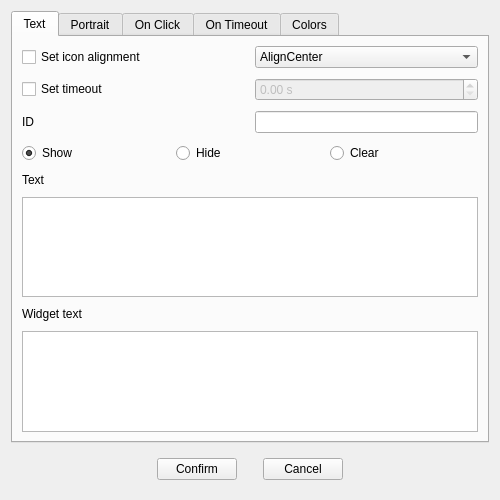
<?xml version="1.0" encoding="UTF-8"?>
<ui version="4.0">
 <class>CNotificationSnippetOverlay</class>
 <widget class="COverlayBase" name="CNotificationSnippetOverlay">
  <property name="geometry">
   <rect>
    <x>0</x>
    <y>0</y>
    <width>500</width>
    <height>500</height>
   </rect>
  </property>
  <property name="windowTitle">
   <string>Form</string>
  </property>
  <layout class="QGridLayout" name="gridLayout">
   <item row="0" column="0">
    <widget class="QTabWidget" name="pTabWidget">
     <property name="currentIndex">
      <number>0</number>
     </property>
     <widget class="QWidget" name="pTextPage">
      <attribute name="title">
       <string>Text</string>
      </attribute>
      <layout class="QGridLayout" name="gridLayout_4">
       <property name="spacing">
        <number>10</number>
       </property>
       <item row="1" column="0">
        <widget class="QCheckBox" name="pSetTimeoutTimeCheckBox">
         <property name="text">
          <string>Set timeout</string>
         </property>
        </widget>
       </item>
       <item row="0" column="1">
        <widget class="QComboBox" name="pOrientationComboBox">
         <property name="currentIndex">
          <number>2</number>
         </property>
         <item>
          <property name="text">
           <string>AlignLeft</string>
          </property>
         </item>
         <item>
          <property name="text">
           <string>AlignRight</string>
          </property>
         </item>
         <item>
          <property name="text">
           <string>AlignCenter</string>
          </property>
         </item>
        </widget>
       </item>
       <item row="8" column="0" colspan="2">
        <widget class="QTextEdit" name="pWidgetTextEdit"/>
       </item>
       <item row="6" column="0" colspan="2">
        <widget class="QPlainTextEdit" name="pTextEdit"/>
       </item>
       <item row="1" column="1">
        <widget class="QWidget" name="widget_2" native="true">
         <layout class="QHBoxLayout" name="horizontalLayout">
          <property name="leftMargin">
           <number>0</number>
          </property>
          <property name="topMargin">
           <number>0</number>
          </property>
          <property name="rightMargin">
           <number>0</number>
          </property>
          <property name="bottomMargin">
           <number>0</number>
          </property>
          <item>
           <widget class="QDoubleSpinBox" name="pTimeSpinBox">
            <property name="enabled">
             <bool>false</bool>
            </property>
            <property name="suffix">
             <string> s</string>
            </property>
           </widget>
          </item>
         </layout>
        </widget>
       </item>
       <item row="5" column="0" colspan="2">
        <widget class="QLabel" name="label">
         <property name="text">
          <string>Text</string>
         </property>
        </widget>
       </item>
       <item row="7" column="0">
        <widget class="QLabel" name="label_2">
         <property name="text">
          <string>Widget text</string>
         </property>
        </widget>
       </item>
       <item row="3" column="0" colspan="2">
        <widget class="QWidget" name="widget_3" native="true">
         <layout class="QHBoxLayout" name="horizontalLayout_2">
          <property name="leftMargin">
           <number>0</number>
          </property>
          <property name="topMargin">
           <number>0</number>
          </property>
          <property name="rightMargin">
           <number>0</number>
          </property>
          <property name="bottomMargin">
           <number>0</number>
          </property>
          <item>
           <widget class="QRadioButton" name="pShowRadioButton">
            <property name="text">
             <string>Show</string>
            </property>
            <property name="checked">
             <bool>true</bool>
            </property>
           </widget>
          </item>
          <item>
           <widget class="QRadioButton" name="pHideRadioButton">
            <property name="text">
             <string>Hide</string>
            </property>
           </widget>
          </item>
          <item>
           <widget class="QRadioButton" name="pClearRadioButton">
            <property name="text">
             <string>Clear</string>
            </property>
           </widget>
          </item>
         </layout>
        </widget>
       </item>
       <item row="0" column="0">
        <widget class="QCheckBox" name="pSetTextOrientation">
         <property name="text">
          <string>Set icon alignment</string>
         </property>
        </widget>
       </item>
       <item row="2" column="0">
        <widget class="QLabel" name="label_3">
         <property name="text">
          <string>ID</string>
         </property>
        </widget>
       </item>
       <item row="2" column="1">
        <widget class="QLineEdit" name="pIdLineEdit">
         <property name="sizePolicy">
          <sizepolicy hsizetype="Preferred" vsizetype="Fixed">
           <horstretch>0</horstretch>
           <verstretch>0</verstretch>
          </sizepolicy>
         </property>
        </widget>
       </item>
      </layout>
     </widget>
     <widget class="QWidget" name="pIconPage">
      <attribute name="title">
       <string>Portrait</string>
      </attribute>
      <layout class="QGridLayout" name="gridLayout_7">
       <property name="spacing">
        <number>10</number>
       </property>
       <item row="0" column="0">
        <widget class="QWidget" name="widget_5" native="true">
         <layout class="QGridLayout" name="gridLayout_6">
          <property name="leftMargin">
           <number>0</number>
          </property>
          <property name="topMargin">
           <number>0</number>
          </property>
          <property name="rightMargin">
           <number>0</number>
          </property>
          <property name="bottomMargin">
           <number>0</number>
          </property>
          <property name="spacing">
           <number>10</number>
          </property>
          <item row="0" column="1" colspan="2">
           <widget class="QLineEdit" name="pResourceLineEdit">
            <property name="enabled">
             <bool>false</bool>
            </property>
           </widget>
          </item>
          <item row="0" column="0">
           <widget class="QCheckBox" name="pShowIconCheckBox">
            <property name="text">
             <string>Set portrait</string>
            </property>
           </widget>
          </item>
         </layout>
        </widget>
       </item>
       <item row="1" column="0">
        <widget class="QWidget" name="widget_4" native="true">
         <property name="sizePolicy">
          <sizepolicy hsizetype="Preferred" vsizetype="Preferred">
           <horstretch>0</horstretch>
           <verstretch>0</verstretch>
          </sizepolicy>
         </property>
         <layout class="QGridLayout" name="gridLayout_3">
          <property name="leftMargin">
           <number>0</number>
          </property>
          <property name="topMargin">
           <number>0</number>
          </property>
          <property name="rightMargin">
           <number>0</number>
          </property>
          <property name="bottomMargin">
           <number>0</number>
          </property>
          <property name="spacing">
           <number>10</number>
          </property>
          <item row="0" column="0">
           <widget class="QTreeView" name="pPortraitResourceSelectTree">
            <property name="sizePolicy">
             <sizepolicy hsizetype="Preferred" vsizetype="Expanding">
              <horstretch>1</horstretch>
              <verstretch>0</verstretch>
             </sizepolicy>
            </property>
            <property name="alternatingRowColors">
             <bool>true</bool>
            </property>
            <property name="sortingEnabled">
             <bool>true</bool>
            </property>
            <property name="animated">
             <bool>true</bool>
            </property>
           </widget>
          </item>
          <item row="1" column="0">
           <widget class="CSearchWidget" name="pFilter" native="true"/>
          </item>
         </layout>
        </widget>
       </item>
      </layout>
     </widget>
     <widget class="QWidget" name="pOnClickPage">
      <attribute name="title">
       <string>On Click</string>
      </attribute>
      <layout class="QGridLayout" name="gridLayout_2">
       <property name="spacing">
        <number>10</number>
       </property>
       <item row="0" column="0">
        <widget class="QWidget" name="widget_6" native="true">
         <layout class="QGridLayout" name="gridLayout_8">
          <property name="leftMargin">
           <number>0</number>
          </property>
          <property name="topMargin">
           <number>0</number>
          </property>
          <property name="rightMargin">
           <number>0</number>
          </property>
          <property name="bottomMargin">
           <number>0</number>
          </property>
          <property name="spacing">
           <number>10</number>
          </property>
          <item row="0" column="1" colspan="2">
           <widget class="QLineEdit" name="pOnClickResourceLineEdit">
            <property name="enabled">
             <bool>false</bool>
            </property>
           </widget>
          </item>
          <item row="0" column="0">
           <widget class="QCheckBox" name="pOnClickCheckBox">
            <property name="text">
             <string>Set on click script</string>
            </property>
           </widget>
          </item>
         </layout>
        </widget>
       </item>
       <item row="1" column="0">
        <widget class="QWidget" name="widget_7" native="true">
         <property name="sizePolicy">
          <sizepolicy hsizetype="Preferred" vsizetype="Preferred">
           <horstretch>0</horstretch>
           <verstretch>0</verstretch>
          </sizepolicy>
         </property>
         <layout class="QGridLayout" name="gridLayout_5">
          <property name="leftMargin">
           <number>0</number>
          </property>
          <property name="topMargin">
           <number>0</number>
          </property>
          <property name="rightMargin">
           <number>0</number>
          </property>
          <property name="bottomMargin">
           <number>0</number>
          </property>
          <property name="spacing">
           <number>10</number>
          </property>
          <item row="0" column="0">
           <widget class="QTreeView" name="pOnClickResourceSelectTree">
            <property name="sizePolicy">
             <sizepolicy hsizetype="Preferred" vsizetype="Expanding">
              <horstretch>1</horstretch>
              <verstretch>0</verstretch>
             </sizepolicy>
            </property>
            <property name="alternatingRowColors">
             <bool>true</bool>
            </property>
            <property name="sortingEnabled">
             <bool>true</bool>
            </property>
            <property name="animated">
             <bool>true</bool>
            </property>
           </widget>
          </item>
          <item row="1" column="0">
           <widget class="CSearchWidget" name="pOnClickFilter" native="true"/>
          </item>
         </layout>
        </widget>
       </item>
      </layout>
     </widget>
     <widget class="QWidget" name="pOnTimeoutPage">
      <attribute name="title">
       <string>On Timeout</string>
      </attribute>
      <layout class="QGridLayout" name="gridLayout_13">
       <property name="spacing">
        <number>10</number>
       </property>
       <item row="0" column="0">
        <widget class="QWidget" name="widget_8" native="true">
         <layout class="QGridLayout" name="gridLayout_11">
          <property name="leftMargin">
           <number>0</number>
          </property>
          <property name="topMargin">
           <number>0</number>
          </property>
          <property name="rightMargin">
           <number>0</number>
          </property>
          <property name="bottomMargin">
           <number>0</number>
          </property>
          <property name="spacing">
           <number>10</number>
          </property>
          <item row="0" column="1" colspan="2">
           <widget class="QLineEdit" name="pOnTimeoutResourceLineEdit">
            <property name="enabled">
             <bool>false</bool>
            </property>
           </widget>
          </item>
          <item row="0" column="0">
           <widget class="QCheckBox" name="pOnTimeoutCheckBox">
            <property name="text">
             <string>Set on timeout script</string>
            </property>
           </widget>
          </item>
         </layout>
        </widget>
       </item>
       <item row="1" column="0">
        <widget class="QWidget" name="widget_9" native="true">
         <property name="sizePolicy">
          <sizepolicy hsizetype="Preferred" vsizetype="Preferred">
           <horstretch>0</horstretch>
           <verstretch>0</verstretch>
          </sizepolicy>
         </property>
         <layout class="QGridLayout" name="gridLayout_12">
          <property name="leftMargin">
           <number>0</number>
          </property>
          <property name="topMargin">
           <number>0</number>
          </property>
          <property name="rightMargin">
           <number>0</number>
          </property>
          <property name="bottomMargin">
           <number>0</number>
          </property>
          <property name="spacing">
           <number>10</number>
          </property>
          <item row="0" column="0">
           <widget class="QTreeView" name="pOnTimeoutResourceSelectTree">
            <property name="sizePolicy">
             <sizepolicy hsizetype="Preferred" vsizetype="Expanding">
              <horstretch>1</horstretch>
              <verstretch>0</verstretch>
             </sizepolicy>
            </property>
            <property name="alternatingRowColors">
             <bool>true</bool>
            </property>
            <property name="sortingEnabled">
             <bool>true</bool>
            </property>
            <property name="animated">
             <bool>true</bool>
            </property>
           </widget>
          </item>
          <item row="1" column="0">
           <widget class="CSearchWidget" name="pOnTimeoutFilter" native="true"/>
          </item>
         </layout>
        </widget>
       </item>
      </layout>
     </widget>
     <widget class="QWidget" name="pColorPage">
      <attribute name="title">
       <string>Colors</string>
      </attribute>
      <layout class="QGridLayout" name="gridLayout_9">
       <property name="spacing">
        <number>10</number>
       </property>
       <item row="0" column="0">
        <widget class="QCheckBox" name="pSetTextColorCheckBox">
         <property name="text">
          <string>Set text color</string>
         </property>
        </widget>
       </item>
       <item row="1" column="0">
        <widget class="QCheckBox" name="pSetTextBackgroundColorCheckBox">
         <property name="text">
          <string>Set text background color</string>
         </property>
        </widget>
       </item>
       <item row="3" column="1">
        <widget class="CColorPicker" name="pWidgetBackgroundColor" native="true"/>
       </item>
       <item row="1" column="1">
        <widget class="CColorPicker" name="pTextBackgroundColor" native="true"/>
       </item>
       <item row="2" column="1">
        <widget class="CColorPicker" name="pWidgetTextColor" native="true"/>
       </item>
       <item row="2" column="0">
        <widget class="QCheckBox" name="pSetWidgetColorCheckBox">
         <property name="text">
          <string>Set widget color</string>
         </property>
        </widget>
       </item>
       <item row="0" column="1">
        <widget class="CColorPicker" name="pTextColor" native="true"/>
       </item>
       <item row="3" column="0">
        <widget class="QCheckBox" name="pSetWidgetBackgrounColorCheckBox">
         <property name="text">
          <string>Set widget background color</string>
         </property>
        </widget>
       </item>
       <item row="4" column="0" colspan="2">
        <spacer name="verticalSpacer">
         <property name="orientation">
          <enum>Qt::Vertical</enum>
         </property>
         <property name="sizeHint" stdset="0">
          <size>
           <width>20</width>
           <height>40</height>
          </size>
         </property>
        </spacer>
       </item>
      </layout>
     </widget>
    </widget>
   </item>
   <item row="1" column="0">
    <widget class="QWidget" name="widget" native="true">
     <layout class="QGridLayout" name="gridLayout_10">
      <item row="2" column="2">
       <spacer name="horizontalSpacer_5">
        <property name="orientation">
         <enum>Qt::Horizontal</enum>
        </property>
        <property name="sizeType">
         <enum>QSizePolicy::Fixed</enum>
        </property>
        <property name="sizeHint" stdset="0">
         <size>
          <width>20</width>
          <height>20</height>
         </size>
        </property>
       </spacer>
      </item>
      <item row="2" column="1">
       <widget class="QPushButton" name="pConfirmButton">
        <property name="text">
         <string>Confirm</string>
        </property>
       </widget>
      </item>
      <item row="2" column="0">
       <spacer name="horizontalSpacer_6">
        <property name="orientation">
         <enum>Qt::Horizontal</enum>
        </property>
        <property name="sizeHint" stdset="0">
         <size>
          <width>40</width>
          <height>20</height>
         </size>
        </property>
       </spacer>
      </item>
      <item row="2" column="5">
       <spacer name="horizontalSpacer_7">
        <property name="orientation">
         <enum>Qt::Horizontal</enum>
        </property>
        <property name="sizeHint" stdset="0">
         <size>
          <width>40</width>
          <height>20</height>
         </size>
        </property>
       </spacer>
      </item>
      <item row="2" column="3">
       <widget class="QPushButton" name="pCancelButton">
        <property name="text">
         <string>Cancel</string>
        </property>
       </widget>
      </item>
     </layout>
    </widget>
   </item>
  </layout>
 </widget>
 <customwidgets>
  <customwidget>
   <class>CSearchWidget</class>
   <extends>QWidget</extends>
   <header>Widgets/SearchWidget.h</header>
   <container>1</container>
  </customwidget>
  <customwidget>
   <class>COverlayBase</class>
   <extends>QWidget</extends>
   <header>Widgets/OverlayBase.h</header>
   <container>1</container>
  </customwidget>
  <customwidget>
   <class>CColorPicker</class>
   <extends>QWidget</extends>
   <header>Widgets/ColorPicker.h</header>
   <container>1</container>
  </customwidget>
 </customwidgets>
 <resources/>
 <connections/>
</ui>
